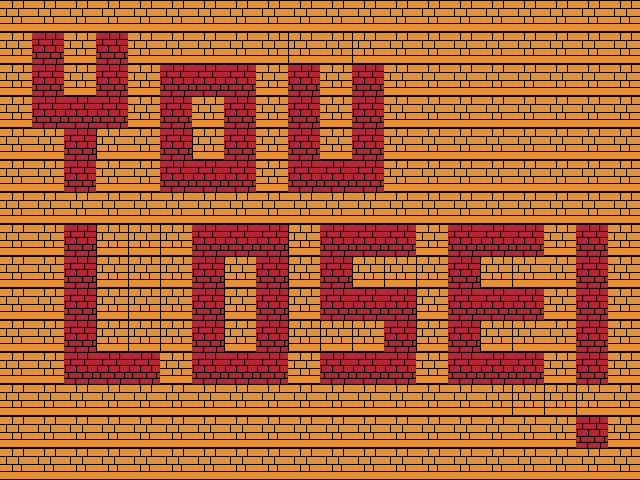

Rendered tile map (Tiled .tmx) drawn with the repository's tilesets; below, a short description and the map source with its tile grids summarised:
An orthogonal 20x15 tile map with 32x32 px tiles, 1 tile layer (Tile Layer 1).

<map version="1.0" orientation="orthogonal" width="20" height="15" tilewidth="32" tileheight="32">
 <tileset firstgid="1" source="basic_tileset.tsx" />
 <layer name="Tile Layer 1" width="20" height="15">
  <data>[300 cells, 300 non-empty, 4 distinct tile ids]</data>
 </layer>
</map>
